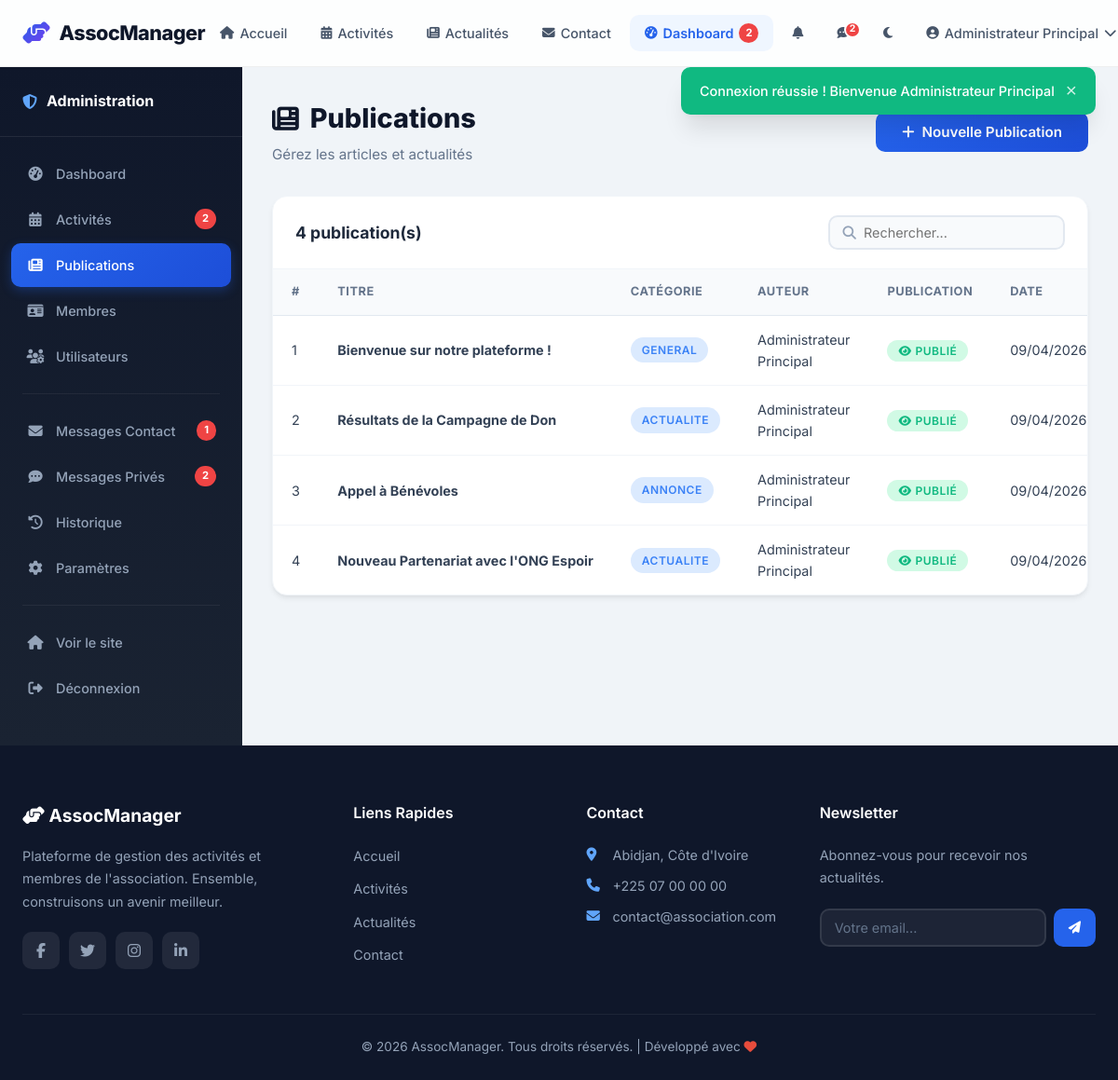
Screenshot of /admin/posts.php (signed in) with the database file from the repository.
### tables this page shows
CREATE TABLE IF NOT EXISTS users (
    id INT AUTO_INCREMENT PRIMARY KEY,
    username VARCHAR(50) NOT NULL UNIQUE,
    email VARCHAR(100) NOT NULL UNIQUE,
    password VARCHAR(255) NOT NULL,
    full_name VARCHAR(100) NOT NULL,
    phone VARCHAR(20) DEFAULT NULL,
    bio TEXT DEFAULT NULL,
    avatar VARCHAR(255) DEFAULT 'default.png',
    role ENUM('admin', 'user') DEFAULT 'user',
    is_active TINYINT(1) DEFAULT 1,
    created_at DATETIME DEFAULT CURRENT_TIMESTAMP,
    updated_at DATETIME DEFAULT CURRENT_TIMESTAMP ON UPDATE CURRENT_TIMESTAMP
);

CREATE TABLE IF NOT EXISTS posts (
    id INT AUTO_INCREMENT PRIMARY KEY,
    title VARCHAR(200) NOT NULL,
    content TEXT NOT NULL,
    image VARCHAR(255) DEFAULT NULL,
    category VARCHAR(50) DEFAULT 'general',
    author_id INT NOT NULL,
    is_published TINYINT(1) DEFAULT 1,
    publication_status ENUM('draft', 'published') DEFAULT 'published',
    created_at DATETIME DEFAULT CURRENT_TIMESTAMP,
    updated_at DATETIME DEFAULT CURRENT_TIMESTAMP ON UPDATE CURRENT_TIMESTAMP,
    FOREIGN KEY (author_id) REFERENCES users(id) ON DELETE CASCADE
);

### admin/posts.php (the view, shortened to what this page needs)
<?php
require_once __DIR__ . '/../config/database.php';
require_once __DIR__ . '/../includes/auth.php';
$perPage = 8;
$page = max(1, (int)($_GET['page'] ?? 1));
$total = $pdo->query("SELECT COUNT(*) as c FROM posts")->fetch()['c'];
$offset = ($page - 1) * $perPage;
$posts = $pdo->query("SELECT p.*, u.full_name as author_name FROM posts p LEFT JOIN users u ON p.author_id=u.id ORDER BY p.created_at DESC LIMIT $perPage OFFSET $offset")->fetchAll();
require_once __DIR__ . '/../includes/header.php';
?>
<div class="admin-layout">
    <?php include __DIR__ . '/sidebar.php'; ?>
    <div class="admin-content">
        <div class="admin-header">
            <div>
                <h1><i class="fas fa-newspaper"></i> Publications</h1>
                <p>Gérez les articles et actualités</p>
            </div>
            <button class="btn btn-primary" onclick="openModal('postModal')">
                <i class="fas fa-plus"></i> Nouvelle Publication
            </button>
        </div>
        <div class="table-card">
            <div class="table-header">
                <h3><?php echo $total; ?> publication(s)</h3>
                <div class="search-box">
                    <i class="fas fa-search"></i>
                    <input type="text" placeholder="Rechercher...">
                </div>
            </div>
            <table class="data-table">
                <thead>
                    <tr>
                        <th>#</th>
                        <th>Titre</th>
                        <th>Catégorie</th>
                        <th>Auteur</th>
                        <th>Publication</th>
                        <th>Date</th>
                    </tr>
                </thead>
                <tbody>
                    <?php foreach ($posts as $i => $post): ?>
                    <tr>
                        <td><?php echo $offset + $i + 1; ?></td>
                        <td><strong class="truncate"><?php echo e($post['title']); ?></strong></td>
                        <td><span class="badge badge-upcoming"><?php echo e(ucfirst($post['category'])); ?></span></td>
                        <td><?php echo e($post['author_name']); ?></td>
                        <td>
                            <?php if (($post['publication_status'] ?? 'published') === 'published'): ?>
                                <form method="POST" style="display:inline;">
                                    <button type="submit" class="badge badge-active btn-badge" title="Cliquer pour mettre en brouillon"><i class="fas fa-eye"></i> Publié</button>
                                </form>
                            <?php endif; ?>
                        </td>
                        <td><?php echo date('d/m/Y', strtotime($post['created_at'])); ?></td>
                    </tr>
                    <?php endforeach; ?>
                </tbody>
            </table>
        </div>
    </div>
</div>
<?php require_once __DIR__ . '/../includes/footer.php'; ?>

### includes/header.php (shortened to what this page needs)
<?php
require_once __DIR__ . '/auth.php';
$currentUser = getCurrentUser();
$currentPage = basename($_SERVER['PHP_SELF'], '.php');
$unreadPrivateMsgs = getUnreadPrivateMsgCount();
$pendingParticipations = getPendingParticipationsCount();
?>
<!DOCTYPE html>
<html lang="fr">
<head>
    <link rel="stylesheet" href="https://cdnjs.cloudflare.com/ajax/libs/font-awesome/6.5.1/css/all.min.css">
    <link rel="stylesheet" href="<?php echo BASE_URL; ?>/assets/css/style.css">
</head>
<body>
    <nav class="navbar" id="navbar">
        <div class="nav-container">
            <a href="<?php echo BASE_URL; ?>/index.php" class="nav-brand">
                <i class="fas fa-hands-helping"></i>
                <span>AssocManager</span>
            </a>
            <ul class="nav-menu" id="navMenu">
                <li><a href="<?php echo BASE_URL; ?>/index.php" class="nav-link <?php echo $currentPage === 'index' ? 'active' : ''; ?>">
                    <i class="fas fa-home"></i> Accueil
                </a></li>
                <li><a href="<?php echo BASE_URL; ?>/user/activities.php" class="nav-link">
                    <i class="fas fa-calendar-alt"></i> Activités
                </a></li>
                <li><a href="<?php echo BASE_URL; ?>/index.php#posts" class="nav-link">
                    <i class="fas fa-newspaper"></i> Actualités
                </a></li>
                <li><a href="<?php echo BASE_URL; ?>/index.php#contact" class="nav-link">
                    <i class="fas fa-envelope"></i> Contact
                </a></li>
                <?php if (isLoggedIn()): ?>
                    <?php if (isAdmin()): ?>
                        <li><a href="<?php echo BASE_URL; ?>/admin/dashboard.php" class="nav-link <?php echo strpos($_SERVER['PHP_SELF'], '/admin/') !== false ? 'active' : ''; ?>">
                            <i class="fas fa-tachometer-alt"></i> Dashboard
                            <?php if ($pendingParticipations > 0): ?><span class="dropdown-badge"><?php echo $pendingParticipations; ?></span><?php endif; ?>
                        </a></li>
                    <?php else: ?>
                        <li><a href="<?php echo BASE_URL; ?>/user/dashboard.php" class="nav-link <?php echo $currentPage === 'dashboard' ? 'active' : ''; ?>">
                            <i class="fas fa-tachometer-alt"></i> Dashboard
                        </a></li>
                    <?php endif; ?>
                    <li class="nav-notif-wrapper">
                        <a href="<?php echo BASE_URL; ?>/user/notifications.php" class="nav-link nav-notif-link" title="Notifications">
                            <i class="fas fa-bell"></i>
                        </a>
                    </li>
                    <li class="nav-notif-wrapper">
                        <a href="<?php echo BASE_URL; ?>/user/messages.php" class="nav-link nav-notif-link" title="Messages">
                            <i class="fas fa-comment-dots"></i>
                            <?php if ($unreadPrivateMsgs > 0): ?>
                                <span class="notif-badge"><?php echo $unreadPrivateMsgs > 9 ? '9+' : $unreadPrivateMsgs; ?></span>
                            <?php endif; ?>
                        </a>
                    </li>
                    <li>
                        <button class="nav-link dark-mode-toggle" id="darkModeToggle" title="Mode sombre" type="button">
                            <i class="fas fa-moon" id="darkModeIcon"></i>
                        </button>
                    </li>
                    <li class="nav-user-menu">
                        <a href="#" class="nav-link nav-user-link">
                            <?php if ($currentUser && $currentUser['avatar'] && $currentUser['avatar'] !== 'default.png'): ?>
                                <img src="<?php echo BASE_URL . '/assets/images/' . e($currentUser['avatar']); ?>" alt="Avatar" class="nav-avatar-img">
                            <?php else: ?>
                                <i class="fas fa-user-circle"></i>
                            <?php endif; ?>
                            <?php echo e($currentUser['full_name'] ?? 'Utilisateur'); ?>
                            <i class="fas fa-chevron-down"></i>
                        </a>
                    </li>
                <?php endif; ?>
            </ul>
        </div>
    </nav>
    <div class="flash-container">
    </div>
    <main class="main-content">

### rows the page displays
users: full_name "Administrateur Principal"
posts: i "1", title "Bienvenue sur notre plateforme !", category "GENERAL", author.full_name "Administrateur Principal", created_at "09/04/2026"
posts: i "2", title "Résultats de la Campagne de Don", category "ACTUALITE", author.full_name "Administrateur Principal", created_at "09/04/2026"
posts: i "3", title "Appel à Bénévoles", category "ANNONCE", author.full_name "Administrateur Principal", created_at "09/04/2026"
posts: i "4", title "Nouveau Partenariat avec l'ONG Espoir", category "ACTUALITE", author.full_name "Administrateur Principal", created_at "09/04/2026"

### other values shown
$pendingParticipations "2"
$unreadPrivateMsgs "2"
$flash['message'] "Connexion réussie ! Bienvenue Administrateur Principal"
$sidebarPendingParts "2"
$sidebarUnreadMsgs "1"
$sidebarUnreadPrivate "2"
$total "4"
